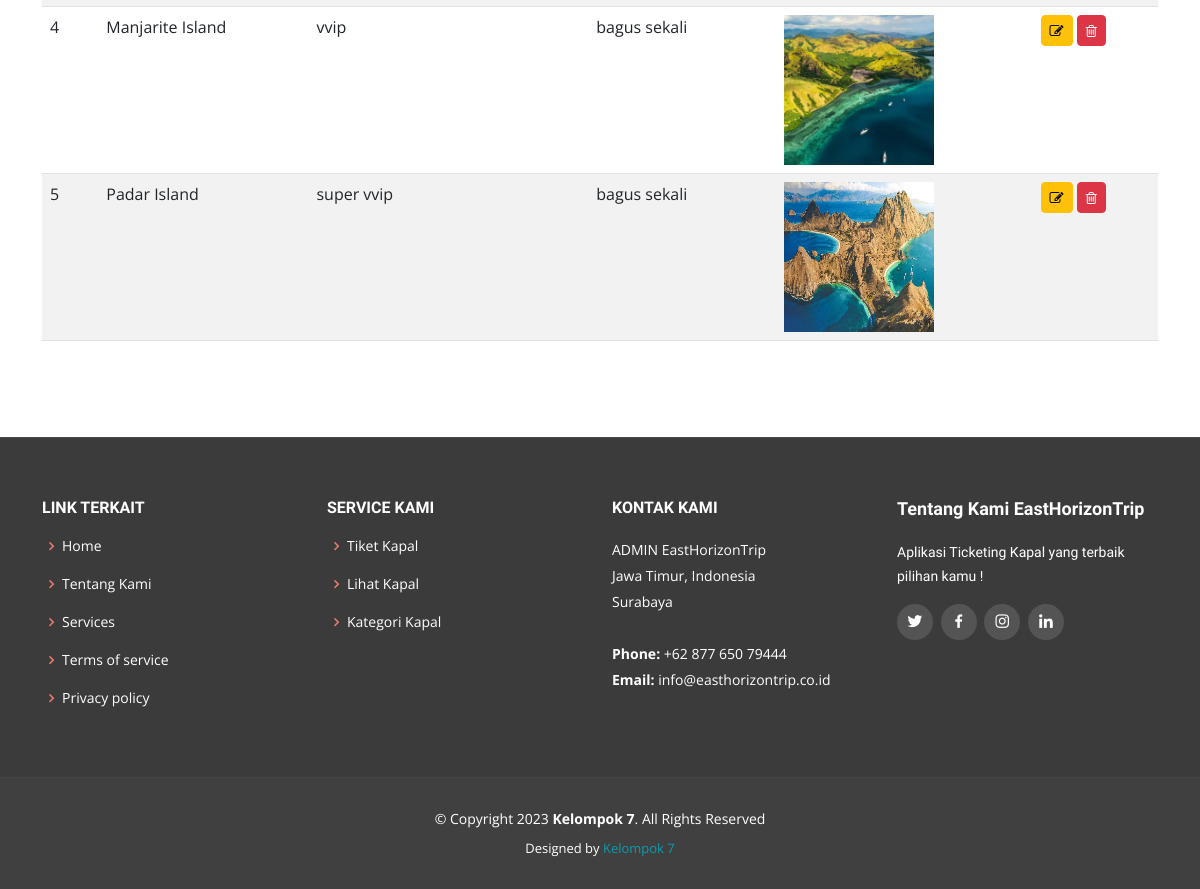
The app's page /dashboardadmin/tujuan.php (signed in, lower part), older data.
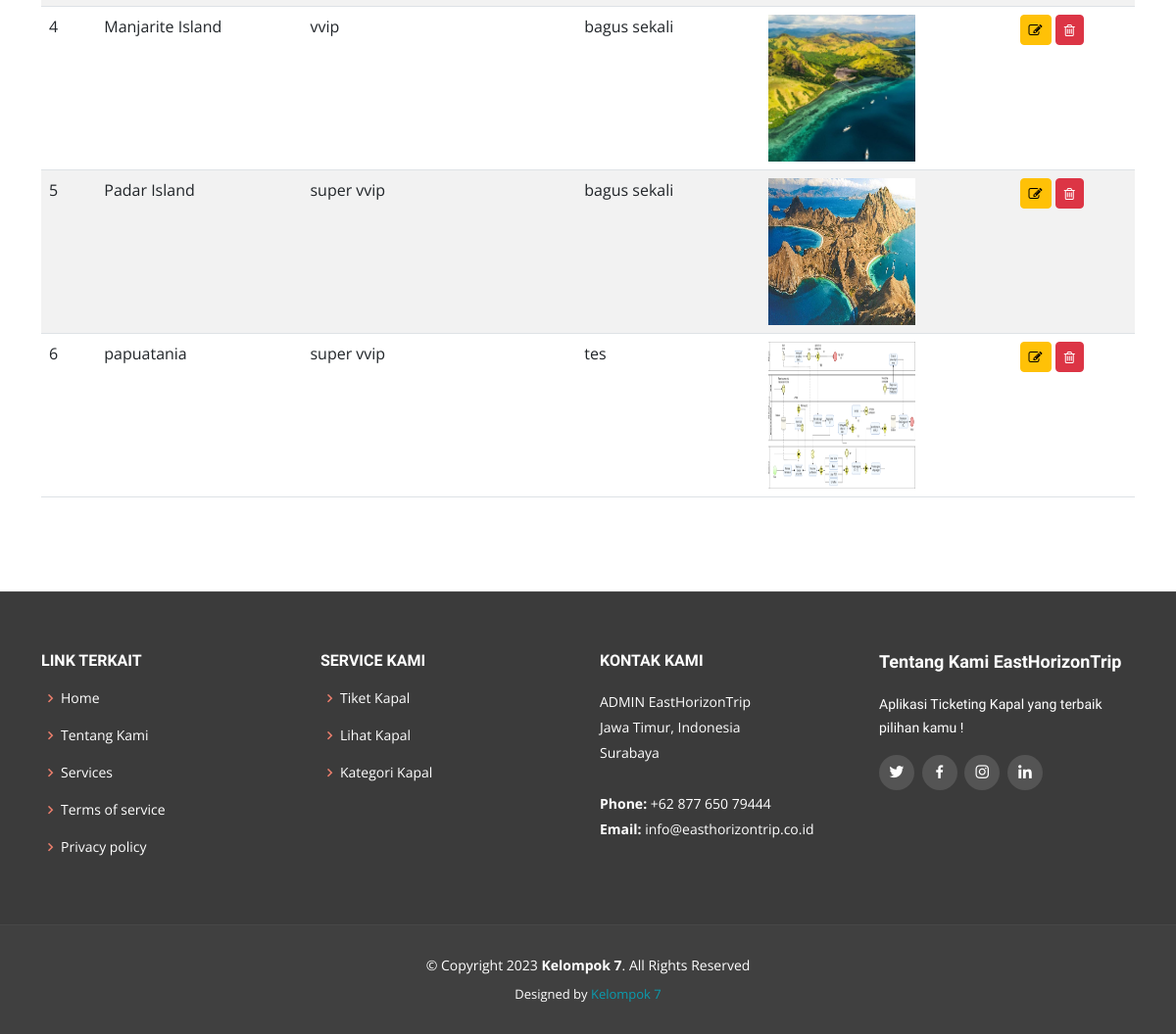
The same page, newer data.
### tables this page shows
CREATE TABLE `tujuan` (
  `id_tujuan` int(11) NOT NULL,
  `tujuan` varchar(100) NOT NULL,
  `dekripsi` varchar(100) NOT NULL,
  `kategori_id` int(11) NOT NULL,
  `foto` varchar(100) NOT NULL
);

CREATE TABLE `kategori` (
  `id_kategori` int(11) NOT NULL,
  `nama_kategori_kapal` varchar(100) NOT NULL
);

### dashboardadmin/tujuan.php (the view, shortened to what the changed rows need)
<?php
include '../koneksi.php';
?>
<!DOCTYPE html>
<html lang="en">
<head>
  <link href="../assets/vendor/font-awsome/css/font-awesome.min.css" rel="stylesheet">
  <link href="../assets/vendor/bootstrap/css/bootstrap.min.css" rel="stylesheet">
  <link href="../assets/vendor/bootstrap-icons/bootstrap-icons.css" rel="stylesheet">
  <link href="../assets/vendor/boxicons/css/boxicons.min.css" rel="stylesheet">
  <link href="../assets/vendor/glightbox/css/glightbox.min.css" rel="stylesheet">
  <link href="../assets/vendor/swiper/swiper-bundle.min.css" rel="stylesheet">
  <link rel="stylesheet" type="text/css" href="https://cdn.datatables.net/1.12.1/css/jquery.dataTables.min.css">
  <link rel="stylesheet" type="text/css" href="https://cdn.datatables.net/1.12.1/css/dataTables.bootstrap5.min.css">
  <link href="../assets/css/style.css" rel="stylesheet" type="text/css">
</head>
<body>
    <section class="section schedule">
        <div class="container">
            <table id="data" class="table table-striped" style="width:100%">
                        <tbody>
                        <?php
                             $user = mysqli_query($konek, "SELECT * FROM tujuan INNER JOIN kategori ON tujuan.kategori_id = kategori.id_kategori ");
                             $no = 1;
                             while ($data = mysqli_fetch_array($user)) {
                             ?>
                            <tr>
                            <td><?php echo $no++ ?></td>
                            <td><?php echo $data['tujuan'] ?></td>
                            <td><?php echo $data['nama_kategori_kapal'] ?></td>
                            <td><?php echo $data['dekripsi'] ?></td>
                            <td><img src="<?php echo $data['foto'] ?>" style="width: 150px; height: 150px;"></td>
                            <td>
                                <form action="" method="POST" >
                                    <a href="edittujuan.php?id=<?php echo $data['id_tujuan']; ?>">
                                        <button type="button" class="btn btn-warning btn-sm" title="Ubah User">
                                            <i class="fa fa-pencil-square-o" aria-hidden="true"></i>
                                        </button>
                                    </a>
                                    <a href="hapustujuan.php?id=<?php echo $data['id_tujuan']; ?>">
                                    <button type="button" class="btn btn-danger btn-sm" name="proses" value="hapus"
                                        onclick="return confirm('Anda Yakin Data akan diHapus?')" title="Hapus User">
                                        <i class="fa fa-trash-o" aria-hidden="true"></i>
                                    </button>
                                    </a>
                                </form>
                            </td>
                        </tr>
                        <?php } ?>
                    </tbody>
                    </table>
            </div>
</section>
</body>
</html>
</body>
</html>

Row changes from the older to the newer data that the page shows:
added tujuan: tujuan "papuatania", kategori.nama_kategori_kapal "super vvip", dekripsi "tes", foto (picture)
